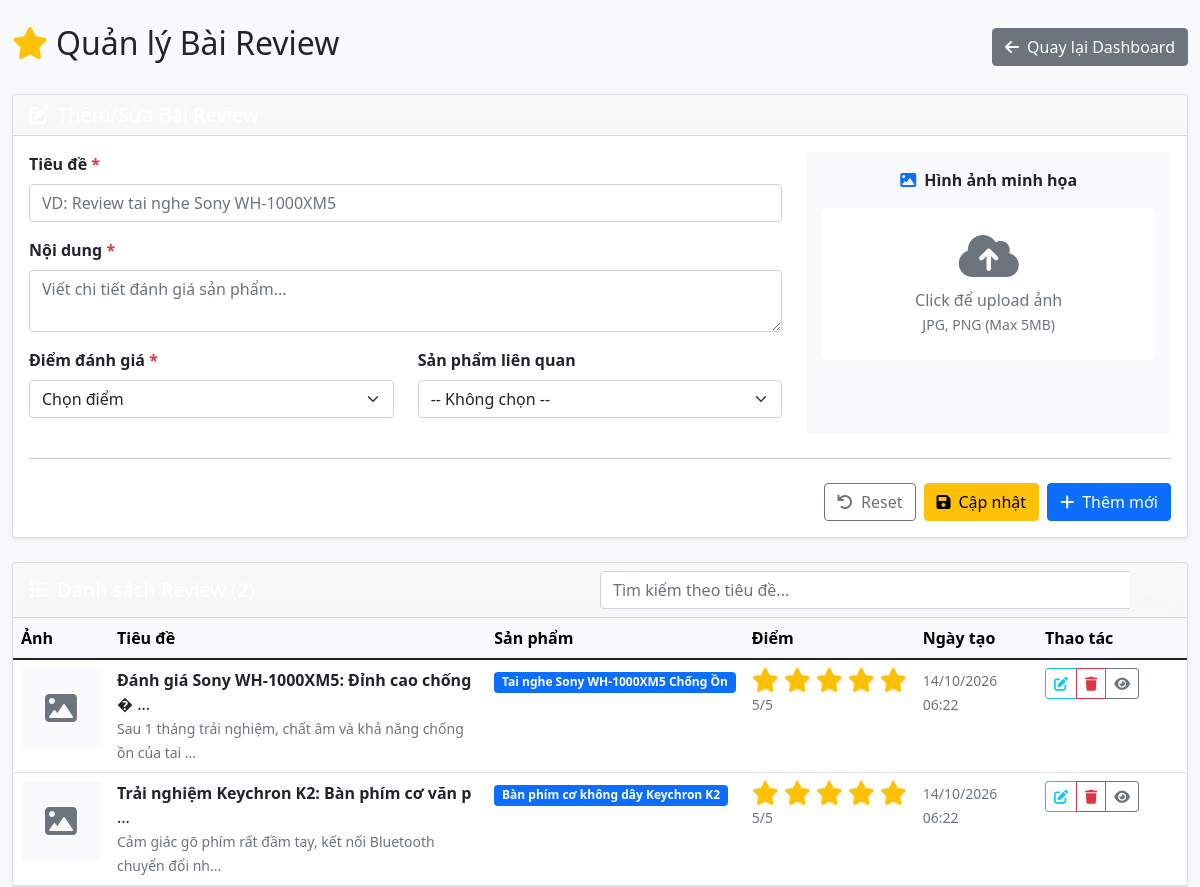
The page /admin/reviews.php (signed in) on the database its author committed.
### tables this page shows
CREATE TABLE IF NOT EXISTS reviews (
    id INT AUTO_INCREMENT PRIMARY KEY,
    product_id INT NULL,
    title VARCHAR(255) NOT NULL,
    content TEXT NOT NULL,
    rating INT NOT NULL DEFAULT 5,
    image VARCHAR(255),
    created_at TIMESTAMP DEFAULT CURRENT_TIMESTAMP,
    FOREIGN KEY (product_id) REFERENCES products(id) ON DELETE SET NULL
);

CREATE TABLE IF NOT EXISTS products (
    id INT AUTO_INCREMENT PRIMARY KEY,
    name VARCHAR(255) NOT NULL,
    price DECIMAL(12, 2) DEFAULT 0,
    affiliate_link VARCHAR(500),
    image VARCHAR(255),
    description TEXT,
    created_at TIMESTAMP DEFAULT CURRENT_TIMESTAMP
);

### admin/reviews.php (the view, shortened to what this page needs)
<?php
require '../config/database.php';
$stmt = $pdo->query("
    SELECT r.*, p.name as product_name
    FROM reviews r
    LEFT JOIN products p ON r.product_id = p.id
    ORDER BY r.created_at DESC
");
$reviews = $stmt->fetchAll();
?>
<!DOCTYPE html>
<html lang="vi">
<head>
    <link href="https://cdn.jsdelivr.net/npm/bootstrap@5.1.3/dist/css/bootstrap.min.css" rel="stylesheet">
    <link rel="stylesheet" href="https://cdnjs.cloudflare.com/ajax/libs/font-awesome/6.0.0/css/all.min.css">
</head>
<body class="bg-light">
    <div class="container-fluid mt-4">
        <div class="d-flex justify-content-between align-items-center mb-4">
            <h2><i class="fas fa-star text-warning me-2"></i>Quản lý Bài Review</h2>
            <div>
                <a href="index.php" class="btn btn-secondary">
                    <i class="fas fa-arrow-left me-2"></i>Quay lại Dashboard
                </a>
            </div>
        </div>
        <div class="card mb-4 shadow-sm">
            <div class="card-header bg-gradient text-white">
                <h5 class="mb-0"><i class="fas fa-edit me-2"></i>Thêm/Sửa Bài Review</h5>
            </div>
            <div class="card-body">
                <form method="POST" enctype="multipart/form-data" id="reviewForm">
                    <div class="row">
                        <div class="col-lg-8">
                            <div class="row">
                                <div class="col-md-12 mb-3">
                                    <label class="form-label fw-bold">Tiêu đề <span class="text-danger">*</span></label>
                                    <input type="text" class="form-control" name="title" id="review_title" required
                                           placeholder="VD: Review tai nghe Sony WH-1000XM5">
                                </div>
                                <div class="col-md-12 mb-3">
                                    <label class="form-label fw-bold">Nội dung <span class="text-danger">*</span></label>
                                    <textarea class="form-control" name="content" id="review_content" required
                                              placeholder="Viết chi tiết đánh giá sản phẩm..."></textarea>
                                </div>
                                <div class="col-md-6 mb-3">
                                    <label class="form-label fw-bold">Điểm đánh giá <span class="text-danger">*</span></label>
                                    <select class="form-select" name="rating" id="review_rating" required>
                                        <option value="">Chọn điểm</option>
                                    </select>
                                </div>
                                <div class="col-md-6 mb-3">
                                    <label class="form-label fw-bold">Sản phẩm liên quan</label>
                                    <select class="form-select" name="product_id" id="review_product_id">
                                        <option value="">-- Không chọn --</option>
                                    </select>
                                </div>
                            </div>
                        </div>
                        <div class="col-lg-4">
                            <div class="card border-0 bg-light h-100">
                                <div class="card-body text-center">
                                    <label class="form-label fw-bold mb-3 d-block">
                                        <i class="fas fa-image text-primary me-2"></i>Hình ảnh minh họa
                                    </label>
                                    <div id="imagePreview" class="mb-3 p-4 border-dashed border-2 rounded-3 bg-white">
                                        <i class="fas fa-cloud-upload-alt fa-3x text-muted mb-2"></i>
                                        <p class="text-muted mb-0">Click để upload ảnh</p>
                                        <small class="text-muted">JPG, PNG (Max 5MB)</small>
                                    </div>
                                </div>
                            </div>
                        </div>
                    </div>
                    <hr class="my-4">
                    <div class="d-flex gap-2 justify-content-end">
                        <button type="button" class="btn btn-outline-secondary" onclick="resetReviewForm()">
                            <i class="fas fa-undo me-2"></i>Reset
                        </button>
                        <button type="submit" name="edit_review" class="btn btn-warning">
                            <i class="fas fa-save me-2"></i>Cập nhật
                        </button>
                        <button type="submit" name="add_review" class="btn btn-primary">
                            <i class="fas fa-plus me-2"></i>Thêm mới
                        </button>
                    </div>
                </form>
            </div>
        </div>
        <div class="card shadow-sm">
            <div class="card-header bg-gradient text-white d-flex justify-content-between align-items-center">
                <h5 class="mb-0"><i class="fas fa-list me-2"></i>Danh sách Review (<?php echo count($reviews); ?>)</h5>
                <div class="input-group w-50">
                    <input type="text" class="form-control" id="searchReviews"
                           placeholder="Tìm kiếm theo tiêu đề..." onkeyup="searchReviews(this.value)">
                    <button class="btn btn-outline-light" type="button">
                        <i class="fas fa-search"></i>
                    </button>
                </div>
            </div>
            <div class="card-body p-0">
                <div class="table-responsive">
                    <table class="table table-hover mb-0">
                        <thead class="table-light">
                            <tr>
                                <th width="50">Ảnh</th>
                                <th>Tiêu đề</th>
                                <th>Sản phẩm</th>
                                <th>Điểm</th>
                                <th>Ngày tạo</th>
                                <th width="150">Thao tác</th>
                            </tr>
                        </thead>
                        <tbody id="reviewsTableBody">
                            <?php foreach($reviews as $review): ?>
                            <tr data-title="<?php echo strtolower($review['title']); ?>">
                                <td>
                                    <?php if($review['image']): ?>
                                        <img src="../uploads/<?php echo $review['image']; ?>"
                                             class="preview-img"
                                             alt="Review image"
                                             onerror="this.src='https://via.placeholder.com/80x80?text=No+Img'">
                                    <?php else: ?>
                                        <div class="bg-light rounded p-3 d-flex align-items-center justify-content-center" style="width:80px;height:80px;">
                                            <i class="fas fa-image fa-2x text-muted"></i>
                                        </div>
                                    <?php endif; ?>
                                </td>
                                <td>
                                    <strong><?php echo htmlspecialchars(substr($review['title'], 0, 50)); ?></strong>
                                    <?php if(strlen($review['title']) > 50): ?>...<?php endif; ?>
                                    <br><small class="text-muted"><?php echo substr(strip_tags($review['content']), 0, 80); ?>...</small>
                                </td>
                                <td>
                                    <?php if($review['product_name']): ?>
                                        <span class="badge bg-primary"><?php echo htmlspecialchars($review['product_name']); ?></span>
                                    <?php else: ?>
                                        <span class="badge bg-secondary">Không có</span>
                                    <?php endif; ?>
                                </td>
                                <td>
                                    <div class="star-rating" data-rating="<?php echo $review['rating']; ?>">
                                        <?php for($i=1; $i<=5; $i++): ?>
                                            <i class="fas fa-star <?php echo $i <= $review['rating'] ? 'filled' : ''; ?>"
                                               data-index="<?php echo $i; ?>"></i>
                                        <?php endfor; ?>
                                    </div>
                                    <small class="text-muted"><?php echo $review['rating']; ?>/5</small>
                                </td>
                                <td>
                                    <small class="text-muted">
                                        <?php echo date('d/m/Y H:i', strtotime($review['created_at'])); ?>
                                    </small>
                                </td>
                                <td>
                                    <div class="btn-group btn-group-sm" role="group">
                                        <button class="btn btn-outline-info"
                                                onclick="editReview(<?php echo $review['id']; ?>)"
                                                title="Sửa">
                                            <i class="fas fa-edit"></i>
                                        </button>
                                        <a href="?delete=<?php echo $review['id']; ?>"
                                           class="btn btn-outline-danger"
                                           onclick="return confirm('Xóa review này?')"
                                           title="Xóa">
                                            <i class="fas fa-trash"></i>
                                        </a>
                                        <button class="btn btn-outline-secondary"
                                                onclick="previewReview(<?php echo $review['id']; ?>)"
                                                title="Xem trước">
                                            <i class="fas fa-eye"></i>
                                        </button>
                                    </div>
                                </td>
                            </tr>
                            <?php endforeach; ?>
                        </tbody>
                    </table>
                </div>
            </div>
        </div>
    </div>
</body>
</html>

### admin/reviews.php (style rules this page uses)
.star-rating { display: flex; gap: 5px; font-size: 1.5rem; color: #ddd; }
.star-rating i.filled { color: #ffc107; }

### rows shown on the page
reviews: title "Đánh giá Sony WH-1000XM5: Đỉnh cao chống �", content "Sau 1 tháng trải nghiệm, chất âm và khả năng chống ồn của tai", product.name "Tai nghe Sony WH-1000XM5 Chống Ồn", rating "5", created_at "14/10/2026 06:22"
reviews: title "Trải nghiệm Keychron K2: Bàn phím cơ văn p", content "Cảm giác gõ phím rất đầm tay, kết nối Bluetooth chuyển đổi nh", product.name "Bàn phím cơ không dây Keychron K2", rating "5", created_at "14/10/2026 06:22"
